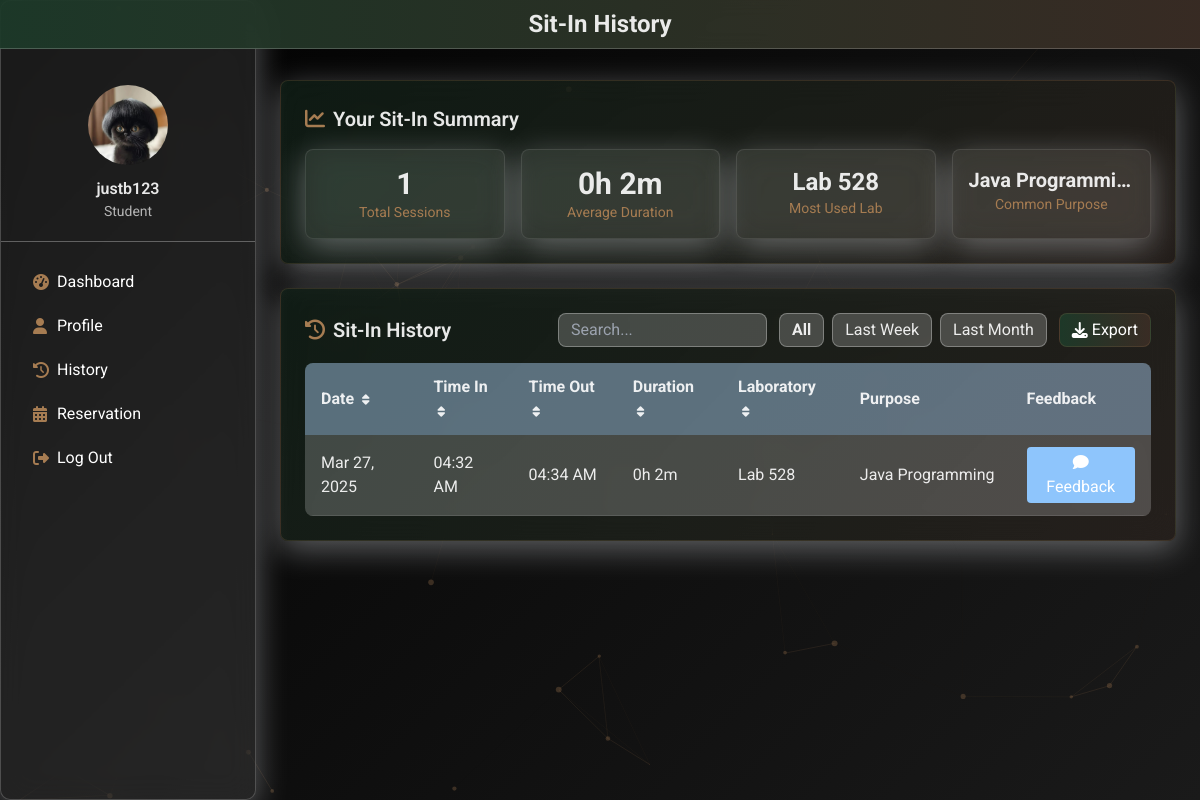
Screenshot of /history.php (signed in) with the database file from the repository.
### tables this page shows
CREATE TABLE `users` (
  `id` int(11) NOT NULL,
  `idNo` varchar(20) NOT NULL,
  `firstName` varchar(50) NOT NULL,
  `lastName` varchar(50) NOT NULL,
  `middleName` varchar(50) DEFAULT NULL,
  `course` varchar(50) NOT NULL,
  `yearLevel` varchar(20) NOT NULL,
  `username` varchar(50) NOT NULL,
  `password` varchar(255) NOT NULL,
  `profileImage` varchar(255) DEFAULT 'img/default-profile.jpg',
  `email` varchar(100) DEFAULT NULL,
  `address` text DEFAULT NULL,
  `created_at` timestamp NOT NULL DEFAULT current_timestamp(),
  `session` int(11) NOT NULL DEFAULT 30
);

CREATE TABLE `new_sitin` (
  `id` int(11) NOT NULL,
  `user_id` int(11) NOT NULL,
  `purpose` varchar(100) NOT NULL,
  `laboratory` varchar(10) NOT NULL,
  `date` date NOT NULL,
  `time_in` time NOT NULL,
  `time_out` time DEFAULT NULL,
  `status` varchar(20) DEFAULT 'active'
);

### history.php (the view, shortened to what the rows shown need)
<?php
include 'connect.php';
$username = $_SESSION['username'];
$userQuery = "SELECT * FROM users WHERE username = ?";
$stmt = $conn->prepare($userQuery);
$stmt->bind_param("s", $username);
$stmt->execute();
$result = $stmt->get_result();
$user = $result->fetch_assoc();
$username = $_SESSION['username'];
try {
    $userQuery = "SELECT * FROM users WHERE username = '$username'";
    $userResult = $conn->query($userQuery);
    $userData = $userResult->fetch_assoc();
    $userId = $userData['id'];
    $historyQuery = "SELECT * FROM new_sitin
                    WHERE user_id = $userId
                    AND status = 'completed'
                    ORDER BY date DESC, time_in DESC";
    $historyResult = $conn->query($historyQuery);
} catch (Exception $e) {
    error_log("History page error: " . $e->getMessage());
    echo '<!DOCTYPE html>
    <html lang="en">
    <head>
        <meta charset="UTF-8">
        <meta name="viewport" content="width=device-width, initial-scale=1.0">
        <title>Error</title>
        <script src="https://cdn.tailwindcss.com"></script>
        <style>
            body { background: linear-gradient(to right, rgba(29, 59, 42, 0.9), rgba(60, 46, 38, 0.9));); min-height: 100vh; display: flex; align-items: center; justify-content: center; font-family: sans-serif; }
        </style>
    </head>
    <body>
        <div class="bg-white/30 backdrop-blur-md p-8 rounded-xl shadow-lg max-w-md w-full text-center">
            <div class="text-5xl text-red-500 mb-4"><i class="fas fa-exclamation-circle"></i></div>
            <h1 class="text-2xl font-bold mb-4">Something went wrong</h1>
            <p class="mb-6">We\'re having trouble loading your history data.</p>
            <p class="text-sm mb-6">Error details: ' . htmlspecialchars($e->getMessage()) . '</p>
            <div class="flex gap-4 justify-center">
                <a href="dashboard.php" class="bg-blue-500 hover:bg-blue-600 text-white px-4 py-2 rounded">Go to Dashboard</a>
                <a href="logout.php" class="bg-gray-500 hover:bg-gray-600 text-white px-4 py-2 rounded">Logout & Try Again</a>
            </div>
        </div>
    </body>
    </html>';
    exit();
}
?>
<!DOCTYPE html>
<html lang="en">
<head>
    <link rel="stylesheet" href="https://cdnjs.cloudflare.com/ajax/libs/font-awesome/6.5.1/css/all.min.css">
    <script src="https://cdn.tailwindcss.com"></script>
</head>
<body class="font-sans text-gray-800 min-h-screen">
    <div class="fixed top-0 left-0 right-0 header z-50 border-b border-white/20 py-2 px-6">
        <h1 class="text-xl md:text-2xl font-bold text-center">Sit-In History</h1>
    </div>
<div class="fixed top-0 left-0 bottom-0 w-64 glass border-r border-white/20 pt-16 z-40 overflow-y-auto">
        <div class="flex flex-col items-center p-5 mb-5 border-b border-white/30">
        <img src="<?php echo !empty($user['profileImage']) ? htmlspecialchars($user['profileImage']) : 'img/admin_icon.jpg'; ?>" alt="User Profile" class="w-20 h-20 rounded-full object-cover border-3 border-white/50 mb-3">
            <div class="font-semibold text-center"><?php echo $_SESSION['username']; ?></div>
            <div class="text-sm opacity-75">Student</div>
        </div>
    </div>
    <div class="ml-64 p-6 pt-20">
        <div class="max-w-6xl mx-auto">
            <div class="glass p-6 rounded-lg dash-card mb-6">
                <h2 class="text-xl font-semibold mb-4 flex items-center">
                    <i class="fas fa-chart-line mr-2" style="color: #A67C52;"></i>
                    Your Sit-In Summary
                </h2>
            </div>
            <div class="glass p-6 rounded-lg dash-card">
                <div class="flex flex-col md:flex-row justify-between items-start md:items-center mb-4 gap-3">
                    <h2 class="text-xl font-semibold flex items-center">
                        <i class="fas fa-history mr-2" style="color: #A67C52;"></i>
                        Sit-In History
                    </h2>
                </div>
                <?php if($historyResult && $historyResult->num_rows > 0): ?>
                    <div class="overflow-x-auto">
                        <table class="min-w-full bg-white/20 rounded-lg overflow-hidden">
                            <thead class="bg-primary-dark/30 text-gray-800">
                                <tr>
                                    <th class="py-3 px-4 text-left cursor-pointer hover:bg-primary-dark/40" onclick="sortTable(0)">
                                        Date <i class="fas fa-sort text-xs ml-1"></i>
                                    </th>
                                    <th class="py-3 px-4 text-left cursor-pointer hover:bg-primary-dark/40" onclick="sortTable(1)">
                                        Time In <i class="fas fa-sort text-xs ml-1"></i>
                                    </th>
                                    <th class="py-3 px-4 text-left cursor-pointer hover:bg-primary-dark/40" onclick="sortTable(2)">
                                        Time Out <i class="fas fa-sort text-xs ml-1"></i>
                                    </th>
                                    <th class="py-3 px-4 text-left cursor-pointer hover:bg-primary-dark/40" onclick="sortTable(3)">
                                        Duration <i class="fas fa-sort text-xs ml-1"></i>
                                    </th>
                                    <th class="py-3 px-4 text-left cursor-pointer hover:bg-primary-dark/40" onclick="sortTable(4)">
                                        Laboratory <i class="fas fa-sort text-xs ml-1"></i>
                                    </th>
                                    <th class="py-3 px-4 text-left">Purpose</th>
                                    <th class="py-3 px-4 text-left">Feedback</th>
                                </tr>
                            </thead>
                            <tbody id="historyTableBody">
                                <?php
                                $historyResult->data_seek(0);
                                while($record = $historyResult->fetch_assoc()):
                                    $timeIn = strtotime($record['date'] . ' ' . $record['time_in']);
                                    $timeOut = strtotime($record['date'] . ' ' . $record['time_out']);
                                    $duration = $timeOut - $timeIn;
                                    $durationHours = floor($duration / 3600);
                                    $durationMinutes = floor(($duration % 3600) / 60);
                                    $rawDate = strtotime($record['date']);
                                ?>
                                <tr class="history-row border-b border-white/10 hover:bg-white/30 transition-colors cursor-pointer"
                                    data-date="<?php echo $rawDate; ?>"
                                    data-record='<?php echo json_encode($record); ?>'
                                    onclick="showDetails(this)">
                                    <td class="py-3 px-4">
                                        <?php echo date('M d, Y', strtotime($record['date'])); ?>
                                    </td>
                                    <td class="py-3 px-4">
                                        <?php echo date('h:i A', strtotime($record['time_in'])); ?>
                                    </td>
                                    <td class="py-3 px-4">
                                        <?php echo date('h:i A', strtotime($record['time_out'])); ?>
                                    </td>
                                    <td class="py-3 px-4">
                                        <?php echo $durationHours; ?>h <?php echo $durationMinutes; ?>m
                                    </td>
                                    <td class="py-3 px-4">
                                        Lab <?php echo htmlspecialchars($record['laboratory']); ?>
                                    </td>
                                    <td class="py-3 px-4 max-w-xs truncate" title="<?php echo htmlspecialchars($record['purpose']); ?>">
                                        <?php echo htmlspecialchars($record['purpose']); ?>
                                    </td>
                                    <td class="py-3 px-4">
                                        <?php
                                        $feedbackQuery = "SELECT id FROM feedback WHERE sitin_id = " . $record['id'];
                                        $feedbackResult = $conn->query($feedbackQuery);
                                        $hasFeedback = $feedbackResult && $feedbackResult->num_rows > 0;
                                        if ($hasFeedback): ?>
                                            <button class="px-3 py-1 rounded bg-gray-400 text-white cursor-not-allowed" disabled>
                                                <i class="fas fa-check-circle"></i> Submitted
                                            </button>
                                        <?php else: ?>
                                            <button class="px-3 py-1 rounded bg-primary-dark text-white hover:bg-primary-dark/80 transition-colors"
                                                    onclick="openFeedbackModal(<?php echo $record['id']; ?>, '<?php echo $record['laboratory']; ?>', '<?php echo date('M d, Y', strtotime($record['date'])); ?>'); event.stopPropagation();">
                                                <i class="fas fa-comment"></i> Feedback
                                            </button>
                                        <?php endif; ?>
                                    </td>
                                </tr>
                                <?php endwhile; ?>
                            </tbody>
                        </table>
                    </div>
                <?php endif; ?>
            </div>
        </div>
    </div>
    <script>
        particlesJS('particles-js',
        {
            "particles": {
                "number": {
                    "value": 50,
                    "density": {
                        "enable": true,
                        "value_area": 800
                    }
                },
                "color": {
                    "value": "#A67C52"
                },
                "shape": {
                    "type": "circle"
                },
                "opacity": {
                    "value": 0.3,
                    "random": false
                },
                "size": {
                    "value": 3,
                    "random": true
                },
                "line_linked": {
                    "enable": true,
                    "distance": 150,
                    "color": "#A67C52",
                    "opacity": 0.2,
                    "width": 1
                },
                "move": {
                    "enable": true,
                    "speed": 2,
                    "direction": "none",
                    "random": false,
                    "straight": false,
                    "out_mode": "out",
                    "bounce": false
                }
            },
            "interactivity": {
                "detect_on": "canvas",
                "events": {
                    "onhover": {
                        "enable": true,
                        "mode": "grab"
                    },
                    "onclick": {
                        "enable": true,
                        "mode": "push"
                    },
                    "resize": true
                }
            },
            "retina_detect": true
        });
    </script>
</html>

### rows the page displays
users: profileImage (picture)
new_sitin: date "Mar 27, 2025", time_in "04:32 AM", time_out "04:34 AM", durationHours "0", durationMinutes "2", laboratory "528", purpose "Java Programming"

### other values shown
$_SESSION['username'] "justb123"
$totalSessions "1"
$avgHours "0"
$avgMins "2"
$mostUsedLab "528"
$mostCommonPurpose "Java Programmi…"
